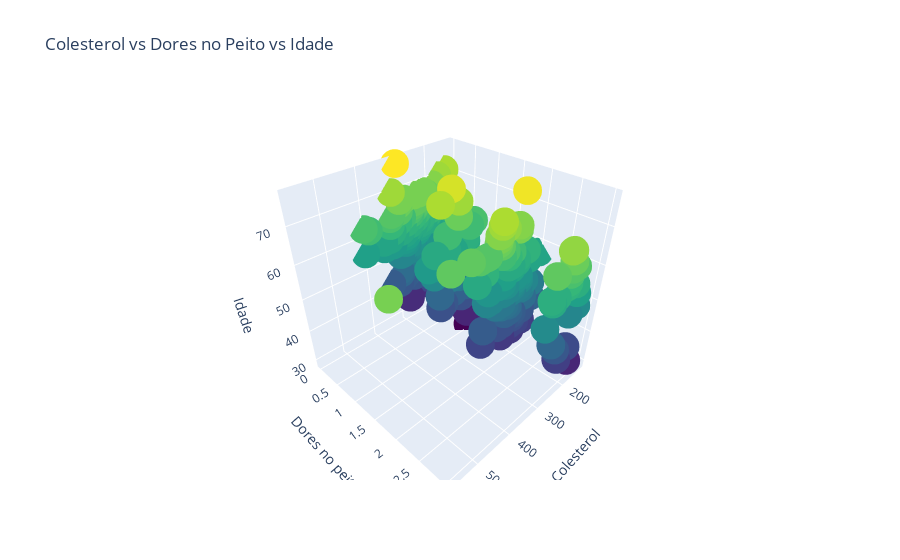

This figure's notebook cell:
### Code cell
grafico_3d_1 = go.Scatter3d(
    x = heart['chol'],
    y = heart['cp'],
    z = heart['age'],
    mode = 'markers',
    marker = dict(
         size = 10,
         color = heart['age'],
         colorscale = 'viridis'
    )
)

graph1 = [grafico_3d_1]

layout = go.Layout( title = 'Colesterol vs Dores no Peito vs Idade', scene = dict(
            xaxis = dict(title  = 'Colesterol'),
            yaxis = dict(title  = 'Dores no peito'),
            zaxis = dict(title  = 'Idade')
        ))



fig = go.Figure(data = graph1, layout=layout)
py.iplot(fig)

### Figure 1 — Plotly figure (JSON) as saved in the notebook; plotly's stock layout.template omitted (floating-point values rounded to 4 significant figures; data arrays with more than 128 entries replaced by an {"elided": "..."} marker saying what was removed)
{"data": [{"marker": {"color": {"elided": "303 int values"}, "colorscale": [[0, "#440154"], [0.1111, "#482878"], [0.2222, "#3e4989"], [0.3333, "#31688e"], [0.4444, "#26828e"], [0.5556, "#1f9e89"], [0.6667, "#35b779"], [0.7778, "#6ece58"], [0.8889, "#b5de2b"], [1, "#fde725"]], "size": 10}, "mode": "markers", "type": "scatter3d", "x": {"elided": "303 int values"}, "y": {"elided": "303 int values"}, "z": {"elided": "303 int values"}}], "layout": {"scene": {"xaxis": {"title": {"text": "Colesterol"}}, "yaxis": {"title": {"text": "Dores no peito"}}, "zaxis": {"title": {"text": "Idade"}}}, "title": {"text": "Colesterol vs Dores no Peito vs Idade"}}}
